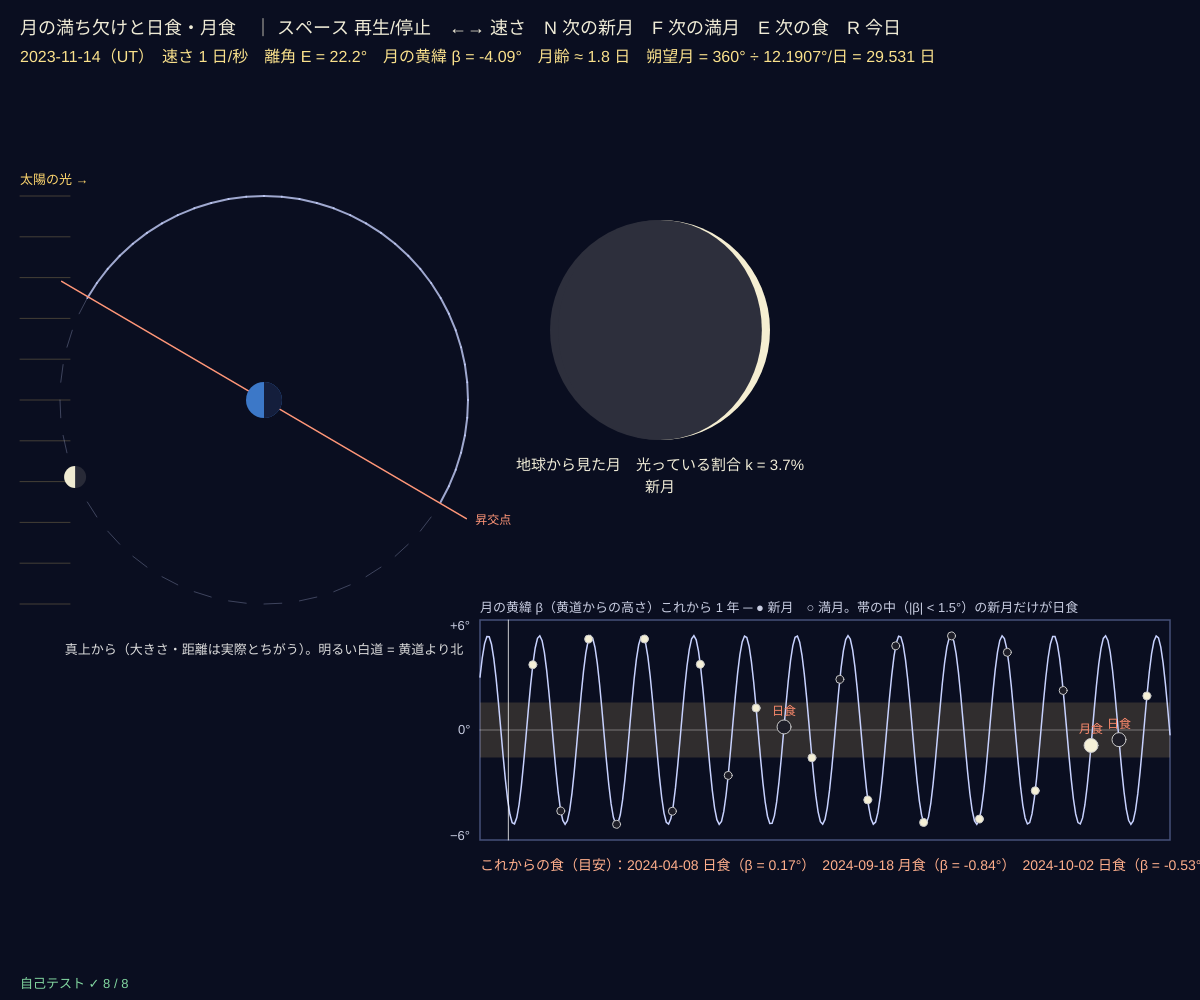
Frame 1 (no input)
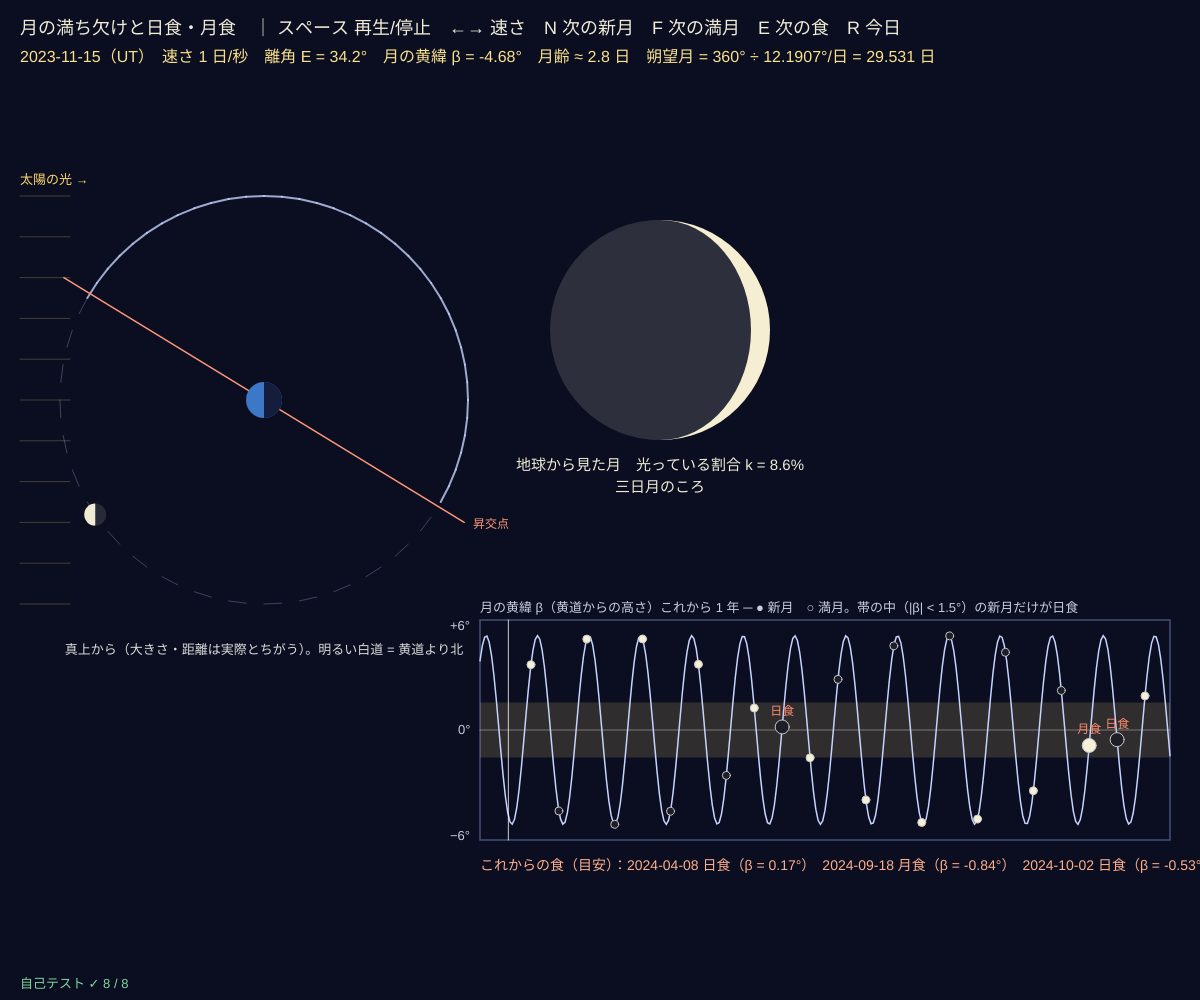
Frame 60 (no input)
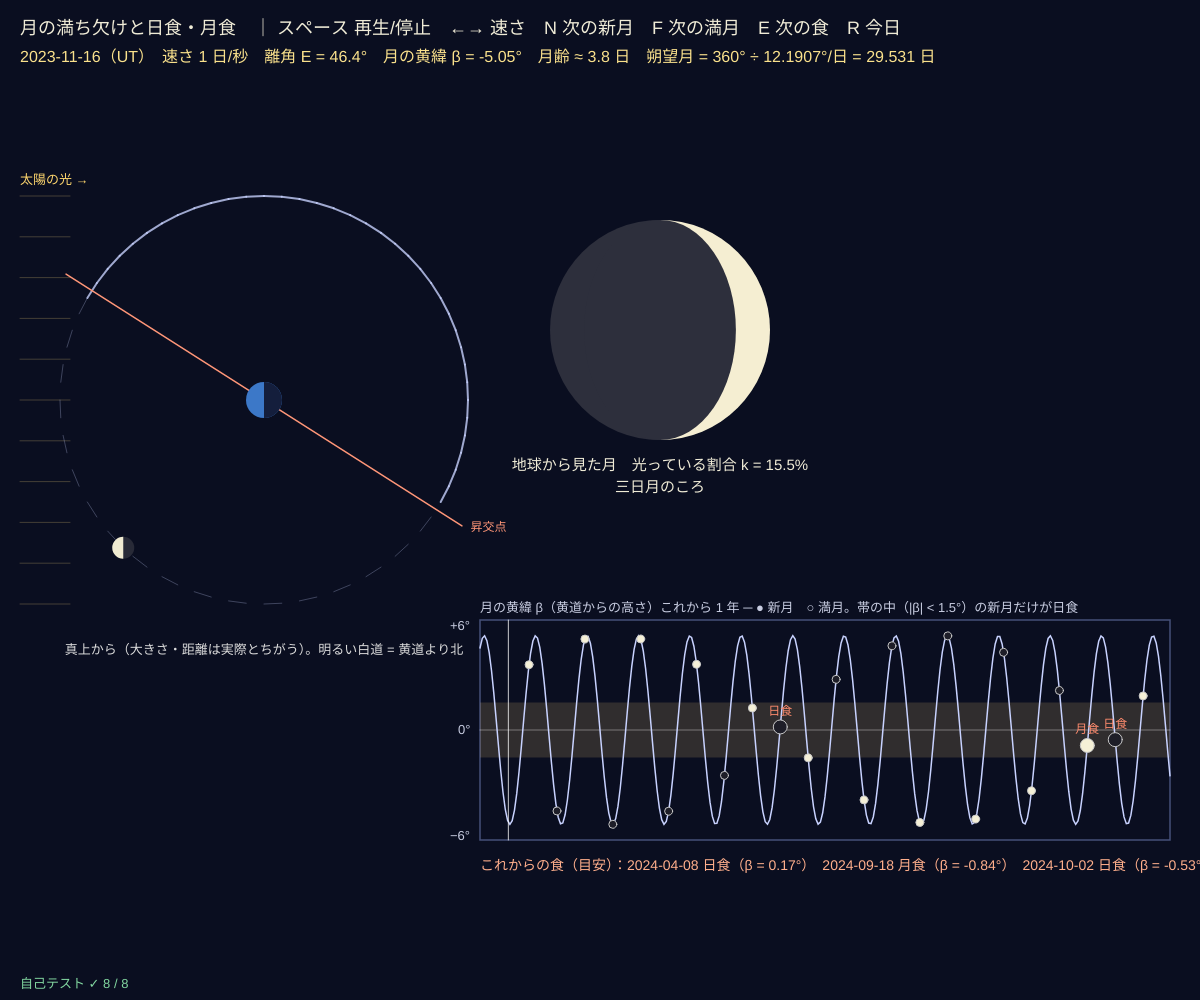
Frame 120 (the mouse pressed at the canvas centre since frame 60)

The p5.js sketch that drew these frames (run headless with seeded random() and noise() and a simulated clock; from frame 60 on, the mouse is pressed at the canvas centre):

// p5.js sketch
// ── sketch.js
// ============================================
// 01 月の満ち欠けと日食・月食 ─ 新月のたびに日食が起きないのはなぜ？
// 太陽と月の黄経の差（離角）E から、光って見える割合 k = (1 − cos E) / 2
// 月の通り道（白道）は黄道から 5.1° 傾いている。交点の近くで新月 → 日食、満月 → 月食
// 平均の速さで計算した近似（実際の食の時刻とは数時間ずれることがある）
// スペース = 再生/停止 / ←→ = 速さ / N = 次の新月 / F = 次の満月 / E = 次の食 / R = 今日にもどる
// ============================================

const INC = 5.145;                     // ★ 白道の傾き [度]（0 にすると毎月 食が起こる）
const SOLAR_LIM = 1.5, LUNAR_LIM = 1.0;   // ★ 食が起こる月の黄緯 β の目安 [度]（日食・月食）
const SPEEDS = [0.05, 0.25, 1, 4, 15];   // 1 秒あたりに進む日数
let jdNow, playing = true, sp = 2, events = [];

function setup() {
  createCanvas(windowWidth, windowHeight);
  jdNow = jdNowUT();
  selfTest();
  makeEvents();
}
// 平均の黄経（2000-01-01 12:00 から d 日）と、白道の昇交点（18.6 年で 1 周、逆向きに回る）
function lonSun(jd) { return wrap360(280.460 + 0.9856474 * (jd - 2451545)); }
function lonMoon(jd) { return wrap360(218.316 + 13.176396 * (jd - 2451545)); }
function nodeLon(jd) { return wrap360(125.044 - 0.0529538 * (jd - 2451545)); }
function elong(jd) { return wrap360(lonMoon(jd) - lonSun(jd)); }
function moonBeta(jd) { return Math.asin(Math.sin(INC * DEG) * Math.sin((lonMoon(jd) - nodeLon(jd)) * DEG)) / DEG; }
function litFrac(E) { return (1 - Math.cos(E * DEG)) / 2; }
const RATE = 13.176396 - 0.9856474;    // 離角が増える速さ [度/日] → 朔望月 = 360 / RATE
function nextSyzygy(jd, target) { return jd + wrap360(target - elong(jd)) / RATE + (wrap360(target - elong(jd)) < 1e-9 ? 360 / RATE : 0); }
function eclipseAt(jd, isNew) { let b = Math.abs(moonBeta(jd)); return isNew ? (b < SOLAR_LIM ? '日食' : '') : (b < LUNAR_LIM ? '月食' : ''); }
// これから 1 年の新月・満月の一覧
function makeEvents() {
  events = []; let j = jdNow - 1;
  for (let k = 0; k < 26; k++) {
    let a = nextSyzygy(j, 0), b = nextSyzygy(j, 180), t = Math.min(a, b), isNew = a < b;
    events.push({ jd: t, isNew, beta: moonBeta(t), ecl: eclipseAt(t, isNew) }); j = t + 0.5;
  }
}

function draw() {
  background(10, 14, 32);
  if (playing) { jdNow += SPEEDS[sp] / 60; if (events.length && jdNow > events[1].jd) makeEvents(); }
  let E = elong(jdNow), k = litFrac(E), b = moonBeta(jdNow);
  // ---- 真上から（太陽の光は左から）
  let cx = width * 0.22, cy = height * 0.4, R = Math.min(width * 0.17, height * 0.27);
  for (let i = -5; i <= 5; i++) { stroke(255, 220, 130, 60); line(20, cy + i * R * 0.2, 70, cy + i * R * 0.2); }
  noStroke(); fill(255, 215, 110); textSize(13); text('太陽の光 →', 20, cy - R - 12);
  let nd = (nodeLon(jdNow) - lonSun(jdNow)) * DEG;   // 太陽の方向から見た交点の向き
  // 白道：黄道より上（北）の半分は実線、下は点線
  for (let i = 0; i < 72; i++) {
    let a0 = (i / 72) * TWO_PI, a1 = ((i + 1) / 72) * TWO_PI, up = Math.sin(a0 - nd) > 0;
    stroke(up ? color(200, 210, 255, 200) : color(200, 210, 255, 70)); strokeWeight(up ? 2 : 1);
    if (up || i % 2 === 0) line(cx - R * Math.cos(a0), cy + R * Math.sin(a0), cx - R * Math.cos(a1), cy + R * Math.sin(a1));
  }
  stroke(255, 150, 120); strokeWeight(1.5); line(cx - R * 1.15 * Math.cos(nd), cy + R * 1.15 * Math.sin(nd), cx + R * 1.15 * Math.cos(nd), cy - R * 1.15 * Math.sin(nd));
  noStroke(); fill(255, 150, 120); textSize(12); text('昇交点', cx - R * 1.2 * Math.cos(nd), cy + R * 1.2 * Math.sin(nd));
  fill(60, 120, 200); circle(cx, cy, 36); fill(20, 30, 60); arc(cx, cy, 36, 36, -HALF_PI, HALF_PI);   // 地球（右半分が夜）
  let mx = cx - R * Math.cos(E * DEG), my = cy + R * Math.sin(E * DEG);   // 北から見て反時計回り
  fill(40, 42, 55); circle(mx, my, 22); fill(240, 235, 210); arc(mx, my, 22, 22, HALF_PI, PI + HALF_PI);   // 月（左＝太陽側が明るい）
  fill(220); textSize(13); textAlign(CENTER);
  text('真上から（大きさ・距離は実際とちがう）。明るい白道 = 黄道より北', cx, cy + R + 50); textAlign(LEFT, BASELINE);

  // ---- 地球から見た月の形
  let fx = width * 0.55, fy = height * 0.33, fr = Math.min(110, height * 0.14);
  drawPhase(fx, fy, fr, E);
  fill(240, 236, 215); textSize(15); textAlign(CENTER);
  text('地球から見た月　光っている割合 k = ' + (k * 100).toFixed(1) + '%', fx, fy + fr + 30);
  text(phaseName(E), fx, fy + fr + 52); textAlign(LEFT, BASELINE);

  // ---- 横から：月の黄緯 β（黄道からの高さ）を時間で
  let gx = width * 0.4, gw = width - gx - 30, gy = height * 0.62, gh = height * 0.22, span = 365;
  stroke(70, 80, 120); noFill(); rect(gx, gy, gw, gh);
  let Y = (v) => gy + gh / 2 - (v / 6) * (gh / 2), X = (j) => gx + ((j - jdNow + 15) / span) * gw;
  noStroke(); fill(255, 210, 120, 40); rect(gx, Y(SOLAR_LIM), gw, Y(-SOLAR_LIM) - Y(SOLAR_LIM));
  stroke(255, 255, 255, 60); line(gx, Y(0), gx + gw, Y(0));
  let pts = []; for (let i = 0; i <= 300; i++) { let j = jdNow - 15 + (i / 300) * span; pts.push([X(j), Y(moonBeta(j))]); }
  stroke(200, 210, 255); strokeWeight(1.5); polyline(pts);
  for (let ev of events) {
    if (X(ev.jd) > gx + gw) continue;
    noStroke(); fill(ev.isNew ? color(30, 30, 40) : color(245, 240, 215)); stroke(200); strokeWeight(1); circle(X(ev.jd), Y(ev.beta), ev.ecl ? 14 : 8);
    if (ev.ecl) { noStroke(); fill(255, 140, 110); textSize(12); textAlign(CENTER); text(ev.ecl, X(ev.jd), Y(ev.beta) - 12); textAlign(LEFT, BASELINE); }
  }
  stroke(255, 200); line(X(jdNow), gy, X(jdNow), gy + gh);
  noStroke(); fill(200, 205, 225); textSize(13);
  text('月の黄緯 β（黄道からの高さ）これから 1 年 ─ ● 新月　○ 満月。帯の中（|β| < ' + SOLAR_LIM + '°）の新月だけが日食', gx, gy - 8);
  text('+6°', gx - 30, Y(6) + 10); text('−6°', gx - 30, Y(-6)); text('0°', gx - 22, Y(0) + 4);

  // ---- 次の食の一覧
  let ecl = events.filter((e) => e.ecl).slice(0, 3);
  fill(255, 175, 140); textSize(14);
  text('これからの食（目安）：' + (ecl.length ? ecl.map((e) => dateStr(e.jd) + ' ' + e.ecl + '（β = ' + e.beta.toFixed(2) + '°）').join('　') : 'なし'), gx, gy + gh + 30);

  noStroke(); fill(240, 236, 215); textSize(18);
  text('月の満ち欠けと日食・月食　｜ スペース 再生/停止　←→ 速さ　N 次の新月　F 次の満月　E 次の食　R 今日', 20, 34);
  fill(250, 225, 140); textSize(16);
  text(dateStr(jdNow) + '（UT）　速さ ' + SPEEDS[sp] + ' 日/秒　離角 E = ' + E.toFixed(1) + '°　月の黄緯 β = ' + b.toFixed(2) + '°　月齢 ≈ ' + (E / RATE).toFixed(1) + ' 日　朔望月 = 360° ÷ ' + RATE.toFixed(4) + '°/日 = ' + (360 / RATE).toFixed(3) + ' 日', 20, 62);
  drawSelfTest(20, height - 12);
}

// 月の形：明るい半円 ＋ 明暗の境目（だ円）。北半球から見て、満ちていくときは右が明るい
function drawPhase(x, y, r, E) {
  let c = Math.cos(E * DEG), waxing = E < 180, lit = color(245, 238, 210), dark = color(45, 47, 60);
  noStroke(); fill(dark); circle(x, y, 2 * r);
  fill(lit); if (waxing) arc(x, y, 2 * r, 2 * r, -HALF_PI, HALF_PI); else arc(x, y, 2 * r, 2 * r, HALF_PI, PI + HALF_PI);
  fill(c > 0 ? dark : lit); ellipse(x, y, 2 * r * Math.abs(c), 2 * r);
}
function phaseName(E) {
  let n = ['新月', '三日月のころ', '上弦', '満ちていく', '満月', '欠けていく', '下弦', '有明の月'];
  return n[Math.floor(wrap360(E + 22.5) / 45) % 8];
}

function keyPressed() {
  if (key === ' ') playing = !playing;
  if (key === RIGHT_ARROW) sp = Math.min(SPEEDS.length - 1, sp + 1);
  if (key === LEFT_ARROW) sp = Math.max(0, sp - 1);
  if (key === 'n' || key === 'N') { jdNow = nextSyzygy(jdNow + 0.01, 0); playing = false; }
  if (key === 'f' || key === 'F') { jdNow = nextSyzygy(jdNow + 0.01, 180); playing = false; }
  if (key === 'e' || key === 'E') { let e = events.find((v) => v.ecl && v.jd > jdNow + 0.01); if (e) { jdNow = e.jd; playing = false; } }
  if (key === 'r' || key === 'R') jdNow = jdNowUT();
  makeEvents();
  return false;
}

// ---- 自己テスト
function selfTest() {
  selfTestResults = [];
  check('光っている割合：新月 0、上弦 1/2、満月 1', near(litFrac(0), 0, 1e-12) && near(litFrac(90), 0.5, 1e-12) && near(litFrac(180), 1, 1e-12));
  check('朔望月 = 360 ÷ (月 − 太陽の速さ) ≈ 29.53 日', near(360 / RATE, 29.5306, 0.001));
  check('食の季節の間隔 = 180 ÷ (太陽 + 交点の速さ) ≈ 173.3 日', near(180 / (0.9856474 + 0.0529538), 173.31, 0.05));
  let jn = jdFromDate(2000, 1, 1), bs = []; for (let i = 0; i < 400; i++) bs.push(Math.abs(moonBeta(jn + i * 0.7)));
  check('月の黄緯 |β| の最大 = 白道の傾き 5.145°（交点では 0）', near(Math.max(...bs), INC, 0.02) && near(Math.min(...bs), 0, 0.2));
  let a = nextSyzygy(jdFromDate(2024, 4, 5), 0), c = nextSyzygy(jdFromDate(2024, 6, 3), 0);
  check('2024-04-08 の新月は交点の近く → 日食（実際に皆既日食）', dateStr(a) === '2024-04-08' && eclipseAt(a, true) === '日食');
  check('2024-06-06 の新月は交点から遠い（|β| > 4°）→ 食なし', dateStr(c) === '2024-06-06' && Math.abs(moonBeta(c)) > 4 && eclipseAt(c, true) === '');
  let f = nextSyzygy(jdFromDate(2025, 3, 11), 180);
  check('2025-03-14 の満月は月食（実際に皆既月食）', dateStr(f) === '2025-03-14' && eclipseAt(f, false) === '月食');
  let ns = 0, j = jdFromDate(2000, 1, 1); for (let i = 0; i < 1237; i++) { let t = nextSyzygy(j, 0); if (eclipseAt(t, true)) ns++; j = t + 1; }
  check('100 年で数えた日食は 1 年に約 2.4 回（実際の平均に近い）', ns / 100 > 2.1 && ns / 100 < 2.6);
  reportSelfTest();
}

// ---------- やってみよう ----------
// 1. N を何回か押して新月ごとの β を見よう。帯（|β| < 1.5°）に入るのは何回に 1 回？
// 2. E で次の食へ。そのとき「交点の線」と太陽の方向はどうなっている？
// 3. INC を 0 にすると？ 毎月、日食と月食が起こってしまう
// 4. 食は約 173 日ごとの「食の季節」にまとまって起こる。一覧の日付の間隔を計算しよう
// 5. 月の形を描く drawPhase を使って、1 か月の月の形を 1 枚に並べたポスターを作ろう


// ==================================================
// ここから下は「天文の道具」（中身は読まなくても OK。消さないでね）
// ==================================================
function clampv(v, a, b) { return v < a ? a : v > b ? b : v; }
const DEG = Math.PI / 180;             // 度 → ラジアン
function wrap360(a) { return ((a % 360) + 360) % 360; }
function wrap180(a) { return wrap360(a + 180) - 180; }
function polyline(pts, closed) {       // 点が 2 つ以上あるときだけ折れ線を描く（空の beginShape はエラーになるため）
  if (!pts || pts.length < 2) return;
  noFill(); beginShape(); for (let p of pts) vertex(p[0], p[1]); endShape(closed ? CLOSE : undefined);
}
// ---- 日付 ⇔ ユリウス日 JD（グレゴリオ暦、時刻は世界時 UT。2000-01-01 12:00 UT = 2451545.0）
function jdFromDate(Y, M, D, h) {
  if (M <= 2) { Y -= 1; M += 12; }
  let A = Math.floor(Y / 100), B = 2 - A + Math.floor(A / 4);
  return Math.floor(365.25 * (Y + 4716)) + Math.floor(30.6001 * (M + 1)) + D + B - 1524.5 + (h || 0) / 24;
}
function dateFromJd(jd) {
  let Z = Math.floor(jd + 0.5), F = jd + 0.5 - Z, al = Math.floor((Z - 1867216.25) / 36524.25);
  let A = Z + 1 + al - Math.floor(al / 4), B = A + 1524, C = Math.floor((B - 122.1) / 365.25), Dd = Math.floor(365.25 * C), E = Math.floor((B - Dd) / 30.6001);
  let D = B - Dd - Math.floor(30.6001 * E), M = E < 14 ? E - 1 : E - 13, Y = M > 2 ? C - 4716 : C - 4715;
  return { Y, M, D, h: F * 24 };
}
function dateStr(jd) { let d = dateFromJd(jd); return d.Y + '-' + String(d.M).padStart(2, '0') + '-' + String(d.D).padStart(2, '0'); }
function jdNowUT() { return 2440587.5 + Date.now() / 86400000; }   // いまの JD（1970-01-01 0:00 UT = 2440587.5）
// ---- 自己テストの道具
let selfTestResults = [];
function check(name, cond) { selfTestResults.push({ name, ok: !!cond }); }
function near(a, b, tol) { return a !== null && a !== undefined && isFinite(a) && Math.abs(a - b) <= (tol === undefined ? 1e-9 : tol); }
function reportSelfTest() { for (let r of selfTestResults) (r.ok ? console.log : console.error)((r.ok ? '✓ ' : '✗ ') + r.name); }
function selfTestLine() { let n = selfTestResults.filter((r) => r.ok).length; return '自己テスト ' + (n === selfTestResults.length ? '✓ ' : '✗ ') + n + ' / ' + selfTestResults.length; }
function drawSelfTest(x, y) { noStroke(); textSize(13); textAlign(LEFT, BASELINE); fill(selfTestResults.every((r) => r.ok) ? color(130, 215, 160) : color(255, 95, 95)); text(selfTestLine(), x, y); }
